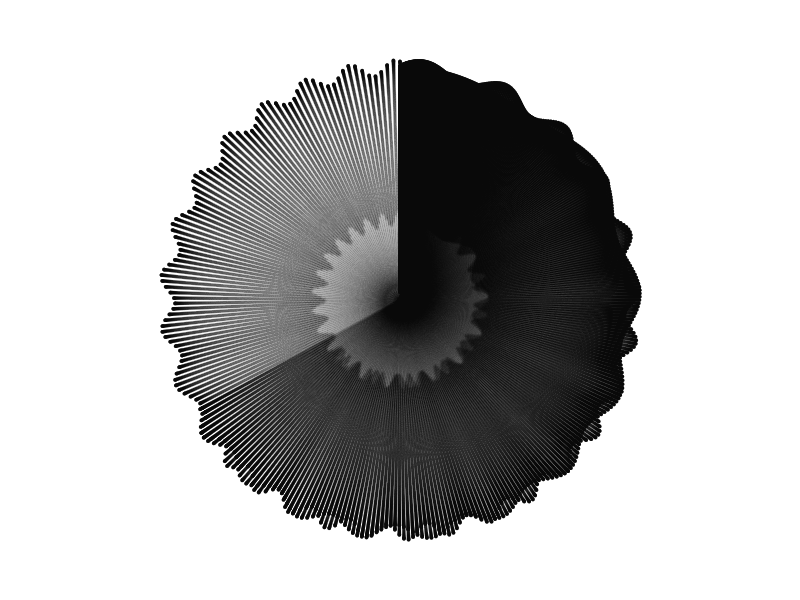
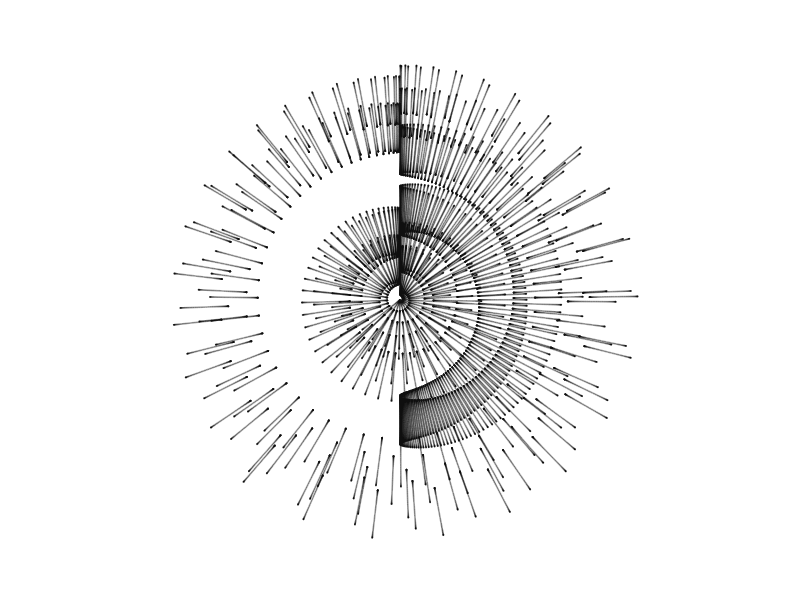

Source code (R) for these figures, in order:

library(tidyverse)

colors <- c("#DF2935", "#86BA90", "#F5F3BB", "#DFA06E", "#412722")

seq(-5, 5, by = 0.012) %>%
    expand.grid(x = ., y = .) %>%
    ggplot(aes(x = (1 + y + y^2 - (exp(1))^3), 
               y = (1 - x - x^2 - sin(y^3)))) +
    geom_point(alpha = 0.05,
               shape = 20,
               size = 1) +
    theme_void() +
    coord_polar()

#This is the clock.

seq(-4, 4, by = 0.012) %>%
    expand.grid(x = ., y = .) %>%
    ggplot(aes(x = (1 - sin(y^2)), 
               y = (1 + y - cos(x^2)))) +
    geom_point(alpha = 0.03,
               shape = 20,
               size = 0,
               #col = "red"
               ) +
    theme_void() +
    coord_polar()



    